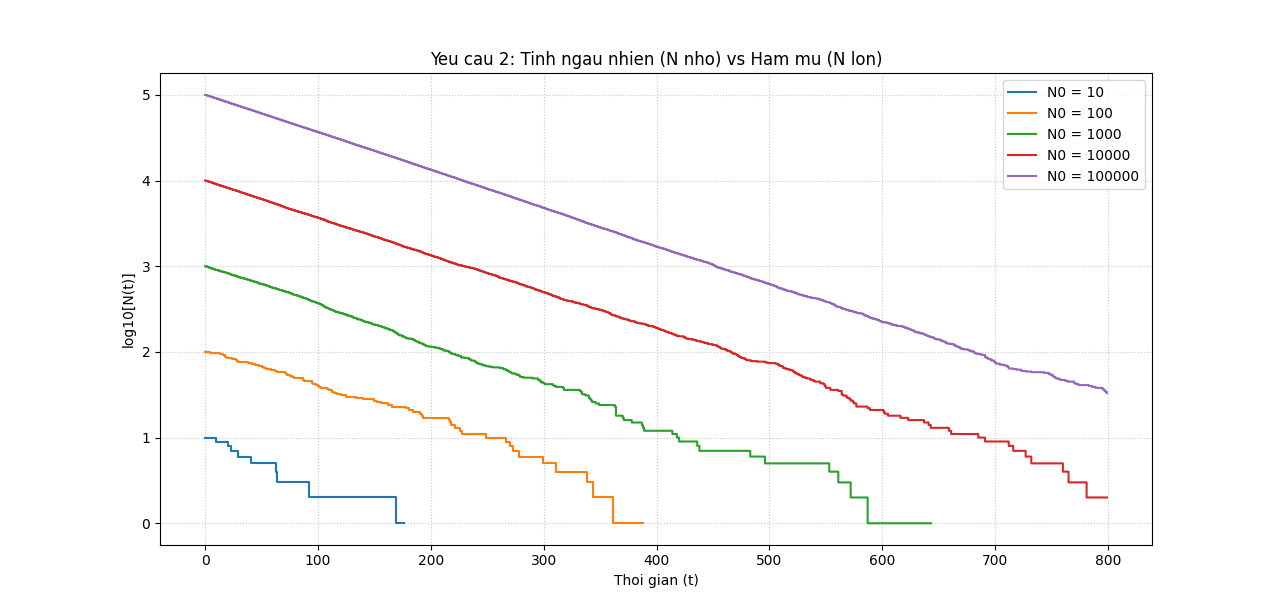

Here is the Python script that generated this plot:
import numpy as np
import matplotlib.pyplot as plt
import random

# Thong so co ban
lambda_hang_so = 0.01 
thoi_gian_max = 800
danh_sach_N0 = [10, 100, 1000, 10000, 100000]

plt.figure(figsize=(10, 6))

for n0 in danh_sach_N0:
    hien_tai = n0
    lich_su_n = []
    
    # Vong lap mo phong don gian
    for t in range(thoi_gian_max):
        lich_su_n.append(hien_tai)
        
        # Tinh so hat phan ra (ngau nhien)
        hat_phan_ra = 0
        for _ in range(int(hien_tai)):
            if random.random() < lambda_hang_so:
                hat_phan_ra += 1
        hien_tai -= hat_phan_ra
        
        if hien_tai < 0: hien_tai = 0

    # Chuyen sang mang de ve do thi
    n_mang = np.array(lich_su_n)
    t_mang = np.arange(thoi_gian_max)
    
    # Loc du lieu de ve log ko bi loi
    mask = n_mang > 0
    plt.plot(t_mang[mask], np.log10(n_mang[mask]), 
             label=f'N0 = {n0}', 
             drawstyle='steps-post')

plt.title('Yeu cau 2: Tinh ngau nhien (N nho) vs Ham mu (N lon)')
plt.xlabel('Thoi gian (t)')
plt.ylabel('log10[N(t)]')
plt.legend()
plt.grid(True, linestyle=':', alpha=0.7)
plt.show()
